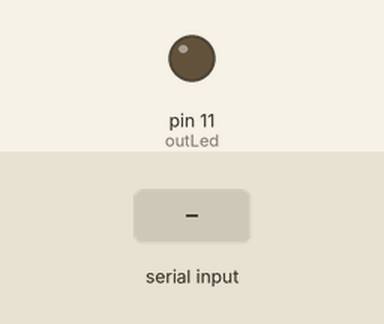
The sketch below on a simulated Arduino Uno, built with avr-gcc and run on an emulated ATmega328P. Shown: output pins drawn as LEDs (lit = HIGH). The inputs (shaded band) are chosen by the test bench.

Above: at 1.2 s.
1.3 s: "90,45\n" received over Serial
At 2.5 s:
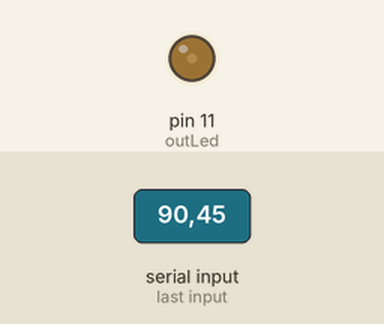
2.8 s: "30,150\n" received over Serial
At 3.8 s:
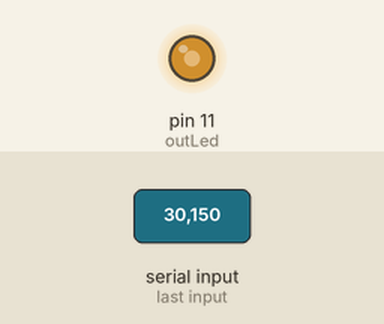
4.3 s: "200\n" received over Serial
At 4.8 s:
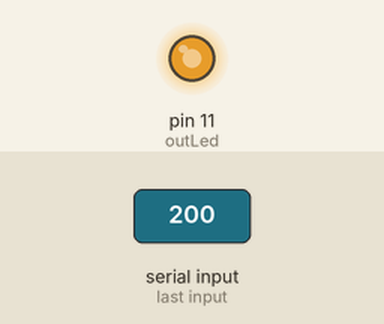
5.8 s: "90\n" received over Serial
At 7.1 s:
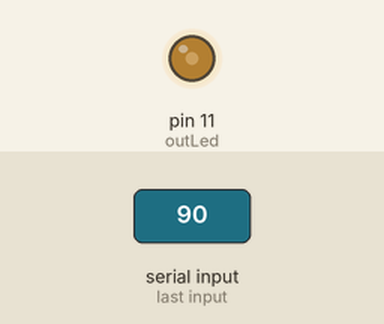
Timing chart, 0 to 8.3 s (numbered marks = the images above; inputs shaded):
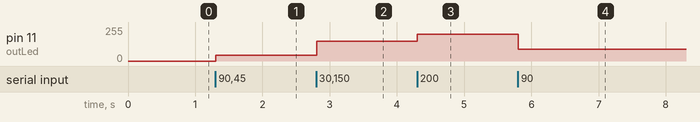

The sketch:

serialIn.ino
```cpp
int pushButton = 2;
const int outLed = 11;

void setup() {
  Serial.begin(9600);
  pinMode(pushButton, INPUT);
}

void loop() {

  if(Serial.available()) {
    int puredata = 0;
    puredata = Serial.parseInt();

    while(Serial.available() > 0) {
      Serial.read();
    }
    analogWrite(outLed, puredata);
  }

}
```

Measured:
- after the input at 1.3 s, pin 11 (outLed): 0/255 → 45/255 at once
- after the input at 2.8 s, pin 11 (outLed): 45/255 → 150/255 at once
- after the input at 4.3 s, pin 11 (outLed): 150/255 → 200/255 at once
- after the input at 5.8 s, pin 11 (outLed): 200/255 → 90/255 at once
